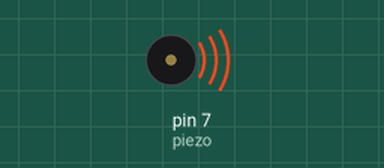
Simulated run of this sketch. Board: Arduino Uno, built with avr-gcc and run on an emulated ATmega328P. Shown: buzzer (waves = sounding).

Above: at 0.2 s.
At 9.4 s:
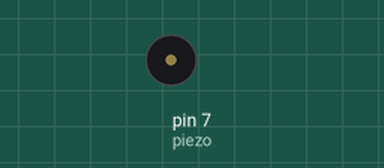
Timing chart, 0 to 9.9 s (numbered marks = the images above):
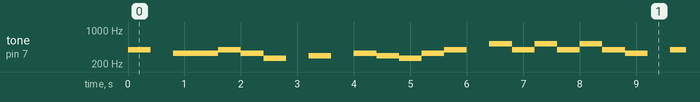

The sketch:

ex6.ino
```cpp
const int piezo=7; // 변수 선언
unsigned int freq[] = {262, 294, 330, 349, 392, 440, 494, 524}; // 배열 선언
char code[]= {'C', 'D', 'E', 'F', 'G', 'A', 'B', 'O'}; // 배열 선언
char mData[]="GpEEGECpDpEDCEGpOGOGOGEpGpDFEDCp"; // 배열 선언
const byte mSize=sizeof(mData); // 길이 값 입력

void setup() {
pinMode(piezo,OUTPUT); // piezo =7번 핀 디지털 출력모드로 지정
}

void loop() {
for(int m=0; m<mSize; m++) {
  int playT=400; // 변수 선언
  for(int k=0; k<8; k++) {
  if(mData[m]==code[k]){
    tone(piezo, freq[k], playT);} //p번 핀으로 freq[k] 번째 주파수 playT=200 밀리초 출력
  }
  delay(playT);
}
noTone(piezo); // piezo번 핀 멈추기
delay(2000); // 2s delay
}
```

Measured:
- by itself, tone on pin 7 (piezo): plays 392 Hz for 0.40 s, 330 Hz for 0.80 s, 392 Hz for 0.40 s, 330 Hz for 0.40 s, 262 Hz for 0.40 s, 294 Hz for 0.40 s … (208 notes in this stretch)
